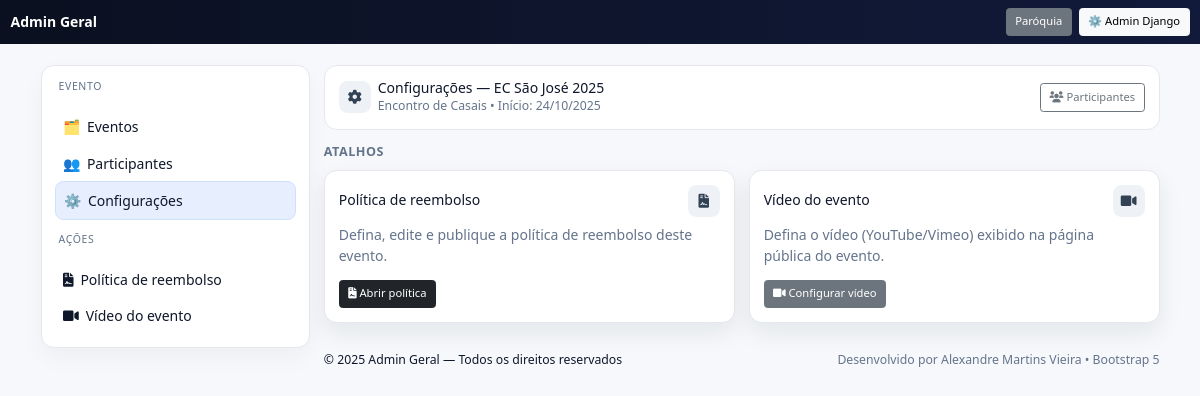
The app's page /eventos/ee86dc1a-88a2-439b-a8ed-8207cb98f9c6/configuracoes/ with its own data.
### inscricoes/models.py (models this page shows, shortened)
class EventoAcampamento(models.Model):
    TIPO_ACAMPAMENTO = [
        ('senior',  'Acampamento Sênior'),
        ('juvenil', 'Acampamento Juvenil'),
        ('mirim',   'Acampamento Mirim'),
        ('servos',  'Acampamento de Servos'),
        ('casais',  'Encontro de Casais'),
        ('evento',  'Evento'),
        ('retiro',  'Retiro'),
        ('pagamento', 'Pagamento'),
    ]
    id = models.UUIDField(primary_key=True, default=uuid.uuid4, editable=False)
    nome = models.CharField(max_length=255)
    tipo = models.CharField(max_length=20, choices=TIPO_ACAMPAMENTO)
    data_inicio = models.DateField()
    data_fim = models.DateField()
    inicio_inscricoes = models.DateField()
    fim_inscricoes = models.DateField()
    valor_inscricao = models.DecimalField(
        max_digits=8,
        decimal_places=2,
        default=0.00,
        verbose_name="Valor da Inscrição"
    )
    slug = models.SlugField(unique=True, blank=True)
    paroquia = models.ForeignKey("Paroquia", on_delete=models.CASCADE, related_name="eventos")
    banner = CloudinaryField(null=True, blank=True, verbose_name="Banner do Evento")
    permitir_inscricao_servos = models.BooleanField(
        default=False,
        help_text="Se marcado, o evento de Servos vinculado pode receber inscrições."
    )
    evento_relacionado = models.ForeignKey(
        "self",
        on_delete=models.SET_NULL,
        null=True,
        blank=True,
        related_name="eventos_servos",
        help_text="Se este for um evento de Servos, vincule ao evento principal em que irão servir."
    )
    @property
    def principal(self):
        """Se for servos, retorna o evento principal; caso contrário, None."""
        return self.evento_relacionado if self.is_servos else None
    class Meta:
        constraints = [
            models.UniqueConstraint(
                fields=["evento_relacionado"],
                condition=Q(tipo="servos"),
                name="uniq_servos_por_evento_principal",
            ),
        ]

### inscricoes/views.py (the view)
# urls.py: path("eventos/<uuid:evento_id>/configuracoes/", views.evento_configuracoes, name="evento_configuracoes"),
def evento_configuracoes(request, evento_id):
    evento = get_object_or_404(EventoAcampamento, pk=evento_id)
    contexto = {
        "evento": evento,
        "url_politica": reverse("inscricoes:editar_politica_reembolso", args=[evento.pk]),
        "url_video": reverse("inscricoes:video_evento_form", kwargs={"slug": evento.slug}),
        "url_participantes": reverse("inscricoes:evento_participantes", args=[evento.pk]),
        "url_admin_paroquia": reverse("inscricoes:admin_paroquia_eventos", args=[evento.paroquia_id]),
    }
    return render(request, "inscricoes/evento_configuracoes.html", contexto)

### inscricoes/templates/inscricoes/evento_configuracoes.html (shortened to what this page needs)
{% load static %}
<!doctype html>
<html lang="pt-br">
<head>
  <link href="https://cdn.jsdelivr.net/npm/bootstrap@5.3.3/dist/css/bootstrap.min.css" rel="stylesheet" />
  <link rel="stylesheet"
        href="https://cdnjs.cloudflare.com/ajax/libs/font-awesome/6.0.0/css/all.min.css"
 />
</head>
<body>
<nav class="navbar nav-pro navbar-dark">
  <div class="container-fluid">
    <a class="navbar-brand fw-bold" href="{% url 'inscricoes:admin_geral_dashboard' %}">Admin Geral</a>
    <div class="d-flex align-items-center gap-2 ms-auto">
      <a class="btn btn-sm btn-secondary" href="{{ url_admin_paroquia }}">Paróquia</a>
      <a class="btn btn-sm btn-light" href="/admin/" target="_blank" rel="noopener">⚙️ Admin Django</a>
    </div>
  </div>
</nav>
<main class="container py-3 py-lg-4">
  <div class="row g-3">
    <aside class="col-lg-3">
      <div class="sidebar-card p-2">
        <div class="nav-title">Evento</div>
        <ul class="nav-list">
          <li class="nav-item"><a href="{{ url_admin_paroquia }}">🗂️ <span>Eventos</span></a></li>
          <li class="nav-item"><a href="{{ url_participantes }}">👥 <span>Participantes</span></a></li>
          <li class="nav-item is-active"><a href="{{ request.path }}" aria-current="page">⚙️ <span>Configurações</span></a></li>
        </ul>
        <div class="nav-title">Ações</div>
        <ul class="nav-list">
          <li class="nav-item">
            <a href="{{ url_politica }}"><i class="fa-solid fa-file-contract"></i> <span>Política de reembolso</span></a>
          </li>
          <li class="nav-item">
            <a href="{{ url_video }}"><i class="fa-solid fa-video"></i> <span>Vídeo do evento</span></a>
          </li>
        </ul>
      </div>
    </aside>
    <section class="col-lg-9">
      <div class="sticky-topbar p-3 mb-3 bg-white">
        <div class="d-flex flex-wrap align-items-center justify-content-between gap-2">
          <div class="d-flex align-items-center gap-2">
            <div class="list-ico"><i class="fa-solid fa-gear"></i></div>
            <div>
              <h1 class="h6 m-0">Configurações — {{ evento.nome }}</h1>
              <div class="small text-muted-2">{{ evento.get_tipo_display|default:evento.tipo }} • Início: {{ evento.data_inicio|date:"d/m/Y" }}</div>
            </div>
          </div>
          <div class="d-flex flex-wrap gap-2">
            <a href="{{ url_participantes }}" class="btn btn-outline-secondary btn-sm">
              <i class="fa-solid fa-users"></i> Participantes
            </a>
          </div>
        </div>
      </div>
      <section class="mb-3">
        <h2 class="sec-title">Atalhos</h2>
        <div class="row g-3">
          <div class="col-12 col-md-6">
            <div class="card-clean p-3 h-100">
              <div class="d-flex align-items-center justify-content-between mb-2">
                <div class="h6 m-0">Política de reembolso</div>
                <div class="list-ico"><i class="fa-solid fa-file-contract"></i></div>
              </div>
              <div class="text-muted-2 mb-3">Defina, edite e publique a política de reembolso deste evento.</div>
              <a href="{{ url_politica }}" class="btn btn-dark btn-sm">
                <i class="fa-solid fa-file-contract"></i> Abrir política
              </a>
            </div>
          </div>
          <div class="col-12 col-md-6">
            <div class="card-clean p-3 h-100">
              <div class="d-flex align-items-center justify-content-between mb-2">
                <div class="h6 m-0">Vídeo do evento</div>
                <div class="list-ico"><i class="fa-solid fa-video"></i></div>
              </div>
              <div class="text-muted-2 mb-3">Defina o vídeo (YouTube/Vimeo) exibido na página pública do evento.</div>
              <a href="{{ url_video }}" class="btn btn-secondary btn-sm">
                <i class="fa-solid fa-video"></i> Configurar vídeo
              </a>
            </div>
          </div>
        </div>
      </section>
      <footer class="py-3">
        <div class="d-flex flex-wrap justify-content-between align-items-center">
          <small>© {% now "Y" %} Admin Geral — Todos os direitos reservados</small>
          <small class="text-muted-2">Desenvolvido por Alexandre Martins Vieira • Bootstrap 5</small>
        </div>
      </footer>
    </section>
  </div>
</main>
</body>
</html>

### inscricoes/templates/inscricoes/evento_configuracoes.html (style rules this page uses)
:root { --ink:#0f172a; --muted:#64748b; --g1:#0b1020; --g2:#111a3a; --base-font:14px; --line:#e5e7eb; }
html { font-size: var(--base-font); }
body { background:#f6f8fb; color:var(--ink); }
.nav-pro { background:linear-gradient(90deg,var(--g1),var(--g2)); }
.navbar .btn { font-size:.85rem; padding:.35rem .6rem; }
.navbar-brand { font-size:1rem; }
.sidebar-card { border:1px solid #e5e7eb; border-radius:.9rem; background:#fff; box-shadow:0 10px 24px rgba(17,24,39,.04); }
.nav-title { margin:6px 10px 8px; font-size:.75rem; color:var(--muted); text-transform:uppercase; letter-spacing:.06em; }
.nav-list { list-style:none; padding:6px; margin:0; }
.nav-list a { display:flex; gap:.5rem; align-items:center; padding:.55rem .6rem; border-radius:.6rem; color:var(--ink); text-decoration:none; }
.nav-item.is-active a { background:#e7efff; border:1px solid #cfe0ff; }
.sticky-topbar { position: sticky; top: 0; z-index: 20; background:#ffffffd6; backdrop-filter: blur(6px); border:1px solid #e5e7eb; border-radius:.9rem; }
.card-clean { border:1px solid #e5e7eb; border-radius:.9rem; background:#fff; box-shadow:0 10px 24px rgba(17,24,39,.08); transition:transform .12s ease, box-shadow .12s ease; }
.text-muted-2 { color:var(--muted); }
.sec-title { font-size:.9rem; color:var(--muted); text-transform:uppercase; letter-spacing:.04em; margin:0 0 .75rem; font-weight:700; }
.btn-sm, .btn.btn-sm { font-size:.8rem; padding:.35rem .6rem; }
.list-ico { width:32px; height:32px; border-radius:.6rem; display:flex; align-items:center; justify-content:center; background:#eef2f7; color:#334155; }

### records on screen
EventoAcampamento: nome "EC São José 2025", tipo "Encontro de Casais", data_inicio "24/10/2025"
